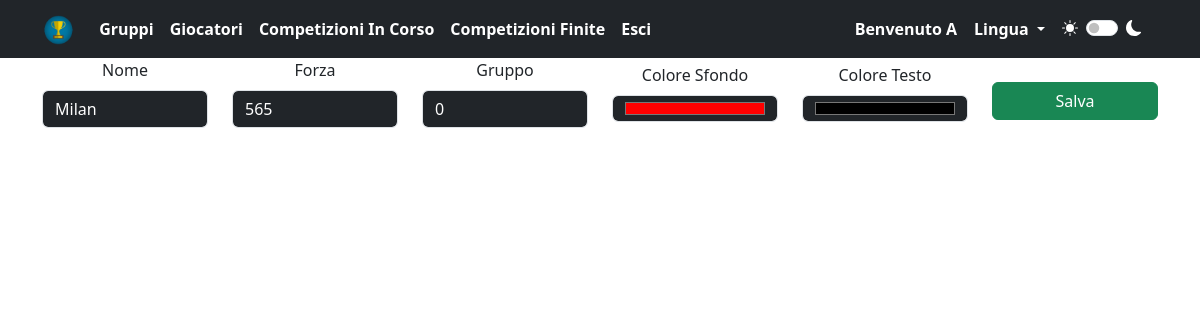
Screenshot of /index.php?page=azioni&name=modificasquadra&squadra=Milan (signed in) with the database file from the repository.
### tables this page shows
CREATE TABLE `squadre` (
  `utente` varchar(200) NOT NULL,
  `nome` varchar(200) NOT NULL,
  `forza` int(50) NOT NULL,
  `gruppo` varchar(200) NOT NULL DEFAULT '0',
  `colore1` varchar(200) NOT NULL,
  `colore2` varchar(200) NOT NULL
);

### language/italiano.php (called while the page is built, shortened)
<?php
$VCM_save = "Salva";
$VCM_name = "Nome";
$VCM_strength = "Forza";
$VCM_color1 = "Colore Sfondo";
$VCM_color2 = "Colore Testo";
?>

### azioni.php (the view, shortened to what this page needs)
<div class="container">
    <?php
    $user = $_SESSION['username'];
    if (isset($_GET['name'])  && isset($_GET['squadra'])) {
        $name = $_GET['name'];
        $squadra = $_GET['squadra'];
        if ($name == "modificasquadra") {
            $sql_select = "SELECT * FROM squadre WHERE utente = ? AND nome = ?";
            $stmt_select = $conn->prepare($sql_select);
            $stmt_select->bind_param("ss", $user, $squadra);
            $stmt_select->execute();
            $result_select = $stmt_select->get_result();
            if ($result_select->num_rows > 0) {
                $row = $result_select->fetch_assoc();
                $nome = $row['nome'];
                $forza = $row['forza'];
                $colore_primario = $row['colore1'];
                $colore_secondario = $row['colore2'];
            } else {
                echo $VCM_query1_error . $squadra;
            }
            $query_gruppi = "SELECT nome FROM gruppi WHERE utente = ? ORDER BY nome";
            $stmt_gruppi = $conn->prepare($query_gruppi);
            $stmt_gruppi->bind_param("s", $user);
            $stmt_gruppi->execute();
            $result_gruppi = $stmt_gruppi->get_result();
        }
    ?>
        <form action="index.php?page=azioni&name=modificasquadra&user=<?php echo $user; ?>&squadra=<?php echo urlencode($squadra); ?>" method="post">
            <div class="row align-items-center justify-content-center">
                <div class="col-lg-2 text-center">
                    <div class="mb-3">
                        <label for="<?php echo $VCM_name; ?>" class="form-label"><?php echo $VCM_name; ?></label>
                        <input type="text" class="form-control" id="nome" name="nome" value="<?php echo htmlspecialchars($nome); ?>" required>
                    </div>
                </div>
                <div class="col-lg-2 text-center">
                    <div class="mb-3">
                        <label for="<?php echo $VCM_strength; ?>" class="form-label"><?php echo $VCM_strength; ?></label>
                        <input type="number" class="form-control" id="forza" name="forza" value="<?php echo htmlspecialchars($forza); ?>" required>
                    </div>
                </div>
                <div class="col-lg-2 text-center">
                    <div class="mb-3">
                        <label for="gruppo" class="form-label">Gruppo</label>
                        <select class="form-control" id="gruppo" name="gruppo" required>
                            <?php while ($row = $result_gruppi->fetch_assoc()) : ?>
                                <option value="<?php echo htmlspecialchars($row['nome']); ?>">
                                    <?php echo htmlspecialchars($row['nome']); ?>
                                </option>
                            <?php endwhile; ?>
                        </select>
                    </div>
                </div>
                <div class="col-lg-2 text-center">
                    <div class="mb-3">
                        <label for="<?php echo $VCM_color1; ?>" class="form-label"><?php echo $VCM_color1; ?></label>
                        <input type="color" class="form-control" id="colore_primario" name="colore_primario" value="<?php echo htmlspecialchars($colore_primario); ?>" required>
                    </div>
                </div>
                <div class="col-lg-2 text-center">
                    <div class="mb-3">
                        <label for="<?php echo $VCM_color2; ?>" class="form-label"><?php echo $VCM_color2; ?></label>
                        <input type="color" class="form-control" id="colore_secondario" name="colore_secondario" value="<?php echo htmlspecialchars($colore_secondario); ?>" required>
                    </div>
                </div>
                <div class="col-lg-2">
                    <button type="submit" class="btn btn-success w-100" name="submit_modifica"><?php echo $VCM_save; ?></button>
                </div>
            </div>
        </form>
    <?php
    }
    ?>
</div>

### css/style.css (style rules this page uses)
:root { --primarycolor: #212529; --secondarycolor: #ffffff; --bs-body-color: #ffffff; --bs-body-bg: #212529; --bs-tertiary-bg : #212529; }
body { background-color: var(--secondarycolor); color: var(--primarycolor); }

### rows the page displays
squadre: nome "Milan", forza "565", colore_primario "#ff0000", colore_secondario "#000000"

### other values shown
$VCM_players "Giocatori"
$VCM_comp_in_progress "Competizioni In Corso"
$VCM_comp_finished "Competizioni Finite"
$VCM_logout "Esci"
$VCM_welcome "Benvenuto"
$_SESSION['username'] "A"
$VCM_language "Lingua"
$VCM_name "Nome"
$VCM_strength "Forza"
$VCM_color1 "Colore Sfondo"
$VCM_color2 "Colore Testo"
$VCM_save "Salva"
form field gruppo "0"
